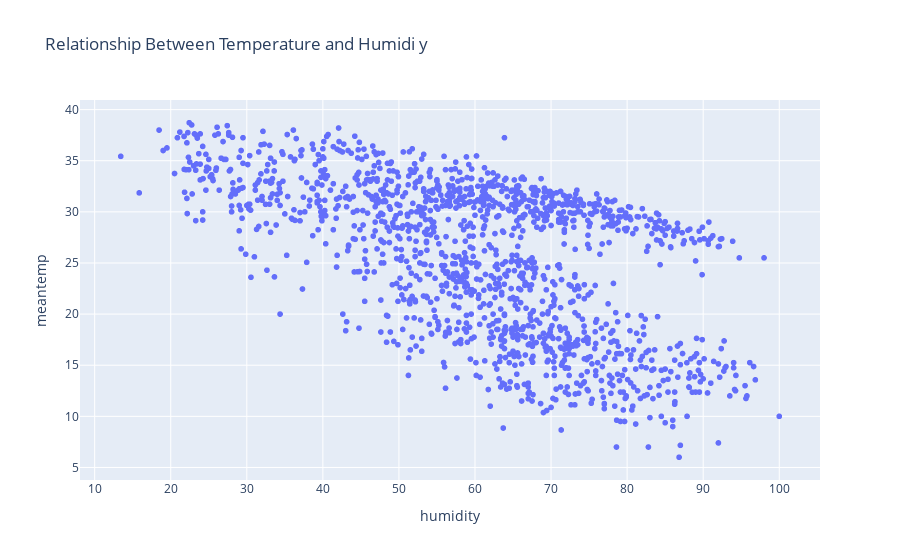

The cell this chart's notebook holds for it:
### Code cell
figure = px.scatter(df_train,x="humidity",
                    y="meantemp",
                    title = "Relationship Between Temperature and Humidi\ty")
figure.show()

### Figure 1 — Plotly figure (JSON) as saved in the notebook; plotly's stock layout.template omitted (floating-point values rounded to 4 significant figures; data arrays with more than 128 entries replaced by an {"elided": "..."} marker saying what was removed)
{"data": [{"hovertemplate": "humidity=%{x}<br>meantemp=%{y}<extra></extra>", "legendgroup": "", "marker": {"color": "#636efa", "symbol": "circle"}, "mode": "markers", "name": "", "showlegend": false, "type": "scattergl", "x": {"elided": "1462 float values"}, "xaxis": "x", "y": {"elided": "1462 float values"}, "yaxis": "y"}], "layout": {"legend": {"tracegroupgap": 0}, "title": {"text": "Relationship Between Temperature and Humidi\ty"}, "xaxis": {"anchor": "y", "domain": [0, 1], "title": {"text": "humidity"}}, "yaxis": {"anchor": "x", "domain": [0, 1], "title": {"text": "meantemp"}}}}
